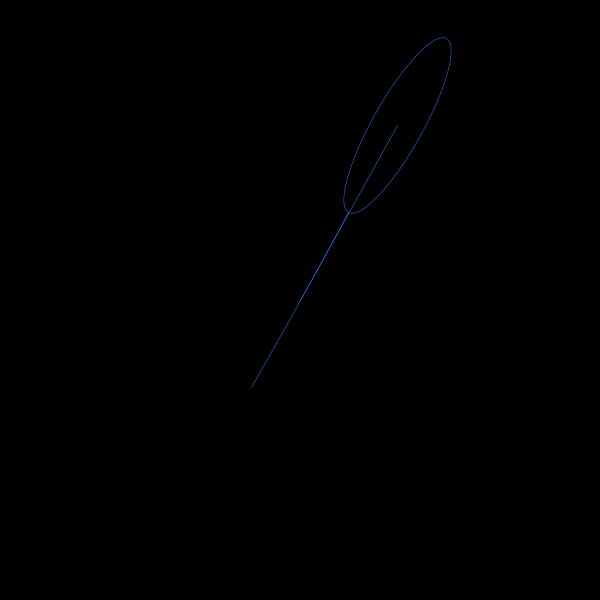
Frame 1 (no input)
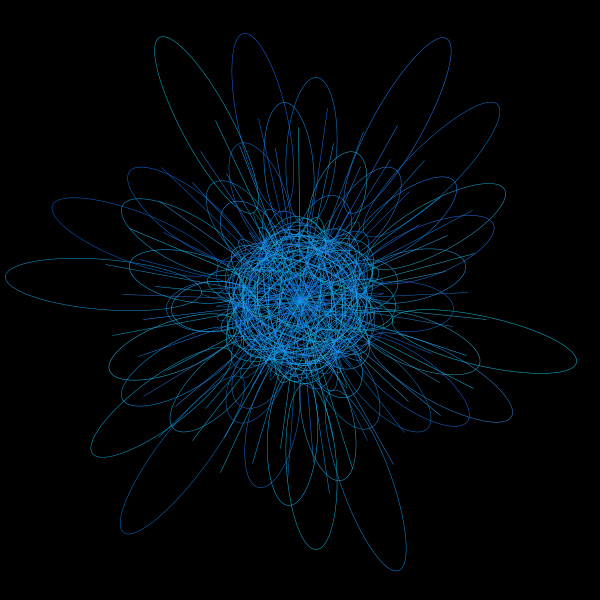
Frame 60 (the mouse pressed at the canvas centre just before this capture)
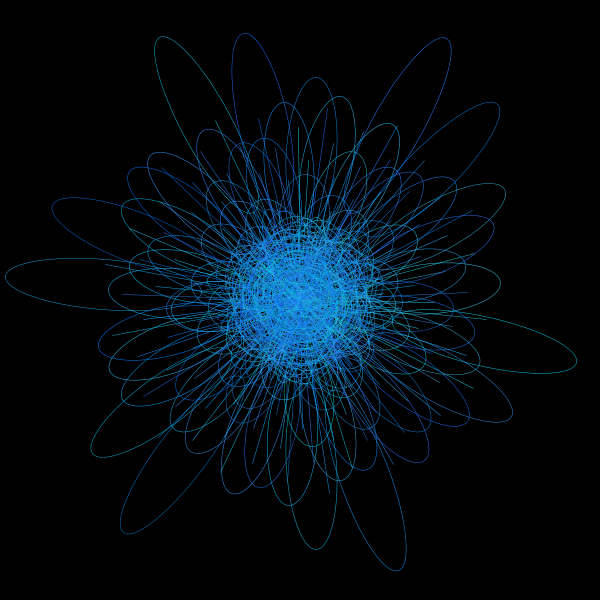
Frame 120 (the mouse held since frame 60 and released just before this capture)

The Processing sketch that drew these frames (run headless with seeded random() and noise(); from frame 60 on, the mouse is pressed at the canvas centre):

// Processing sketch: processing_167282
// ── processing_167282.pde

//import processing.pdf.*;

float x, y;
float angle = 0; 
float r = 200;
float diff = 1; 

void setup() {
  size(600, 600);
  background(0);
 // beginRecord(PDF, "every.pdf");
}

void draw() {

  noFill(); 
  x = r * cos(angle); 
  y = r * sin(angle);

  strokeWeight(0.5); 
  stroke(random(0, 50), random(100, 200), random(200, 255)); 

  translate(width/2, height/2); 
  rotate(r); 

  ellipse(0, 0, x, y);
  ellipse(x, 0, x, 50);
  line( 0, 0, x, y); 

  angle = angle +0.05;
  r = r - diff;

  if ( r == 0 || r == 200) { 
    diff =  diff * -1;
  }
}


void keyPressed() {
  if (key == 'q') {
    endRecord();
    exit();
  }
}
